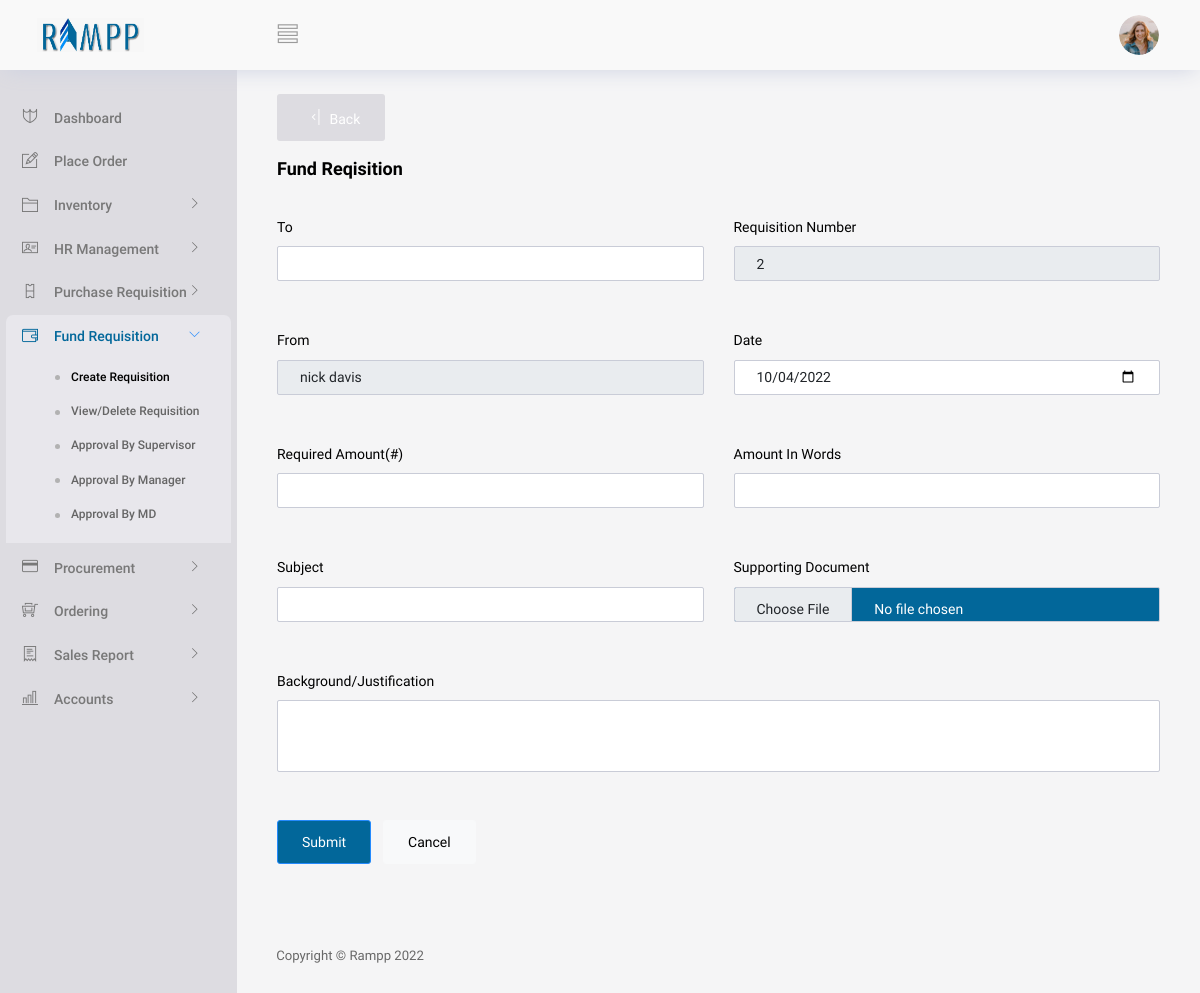
The page /View/FundRequisision/createFundRequisition.php (signed in) on the database as committed earlier.
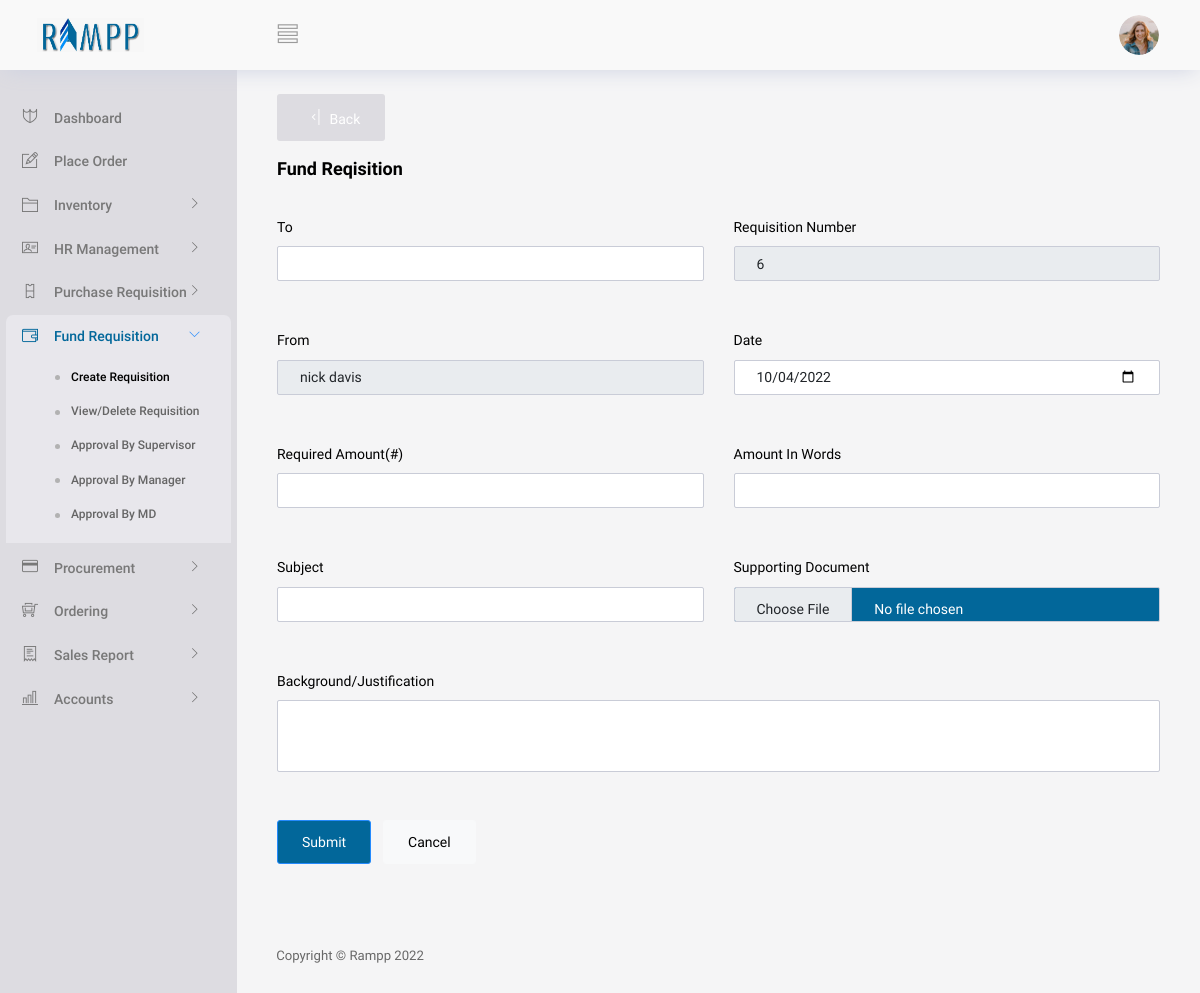
The same page on the database as committed later.
### tables this page shows
CREATE TABLE IF NOT EXISTS `fundrequisition` (
  `fregno` int(30) NOT NULL,
  `from` varchar(200) NOT NULL,
  `datecreated` date NOT NULL,
  `ammount` int(50) NOT NULL,
  `ammountword` varchar(200) NOT NULL,
  `subject` varchar(200) NOT NULL,
  `file` varchar(200) NOT NULL,
  `justification` varchar(300) NOT NULL,
  `manstatus` varchar(30) NOT NULL,
  `mandsatus` varchar(30) NOT NULL,
  `supstatus` varchar(200) NOT NULL,
  `manremark` varchar(300) NOT NULL,
  `mandremark` varchar(300) NOT NULL,
  `supremark` varchar(300) NOT NULL,
  `mansig` varchar(200) NOT NULL,
  `mandsig` varchar(200) NOT NULL,
  `supsig` varchar(200) NOT NULL,
  `to` varchar(200) NOT NULL,
  `reqfrom` varchar(200) NOT NULL,
  `supdate` varchar(200) NOT NULL,
  `manddate` varchar(200) NOT NULL,
  `mandate` varchar(200) NOT NULL,
  PRIMARY KEY (`fregno`)
);

### Controller/generalController.php (called while the page is built, shortened)
<?php
class GeneralController
{
    function getFunNp($conn)
    {
        $items = array();
        $query = "SELECT * FROM  fundrequisition";
        $results = mysqli_query($conn, $query);
        while ($row = mysqli_fetch_array($results)) {
            $items[] = $row;
        }
        if (count($items) == 0) {
            return 1;
        } else {
            $privNum =  $items[count($items) - 1]["fregno"] + 1;
            return $privNum;
        }
    }
}

### View/FundRequisision/createFundRequisition.php (the view, shortened to what the changed rows need)
<?php
   if(isset($_SESSION['validuser']))
   {
     include("../partials/_header.php");
     require("../../Controller/generalController.php");
      $conn =conString1();
     $UserUtils = new GeneralController();
?>
<body>
  <div class="container-scroller">
    <?php  include("../partials/_navbar.php"); ?>
    <div class="container-fluid page-body-wrapper">
      <div class="main-panel">
        <div class="content-wrapper gbgn">
        <button type="button" id="back" class="btn btn-icon-text text-white" style="background:#dddce1;" onClick="window.history.back()">
          <i class="ti-shift-left-alt btn-icon-append"></i>
          Back
        </button>
          <br/>
          <br/>
          <div class="row">
            <div class="col-md-12 grid-margin">
              <div class="d-flex justify-content-between align-items-center">
                <div>
                  <h4 class="font-weight-bold mb-0">Fund Reqisition</h4>
                </div>
              </div>
            </div>
          </div>
         <div class="row">
         <div class="col-12 grid-margin ">
              <div class="" >
                <div class="">
                  <form class="forms-sample" action="../../Controller/fundrequisitionController.php" method="post" enctype="multipart/form-data">
                    <div class="form-group row">
                        <div class="col-sm-6">
                            <div class="form-group">
                                <label for="exampleInputUsername1">To</label>
                                <input name="to" type="text" class="form-control" id="exampleInputUsername1">
                            </div>
                        </div>
                        <div class="col-sm-6">
                            <div class="form-group">
                                <label for="exampleInputUsername1">Requisition Number</label>
                                <input readonly name="reqno"  type="text" class="form-control" id="exampleInputUsername1" value="<?php echo $UserUtils->getFunNp($conn); ?>" >
                            </div>
                        </div>
                    </div>
                    <div class="form-group row">
                        <div class="col-sm-6">
                          <div class="form-group">
                              <label for="exampleInputUsername1">From</label>
                              <input readonly name="from" type="text" class="form-control" id="exampleInputUsername1"  value="<?php echo $_SESSION['firstName']." ".$_SESSION['lastName'] ?>">
                          </div>
                        </div>
                        <div class="col-sm-6">
                          <div class="form-group">
                              <label for="exampleInputUsername1">Date</label>
                              <input name="date" type="date" class="form-control" id="exampleInputUsername1" value="<?php echo date('Y-m-d');?>">
                          </div>
                        </div>
                    </div>
                    <div class="form-group row">
                        <div class="col-sm-6">
                        <div class="form-group">
                              <label for="exampleInputUsername1">Required Amount(#)</label>
                              <input name="amount" type="number" class="form-control" id="exampleInputUsername1">
                          </div>
                        </div>
                        <div class="col-sm-6">
                          <div class="form-group">
                            <label for="exampleFormControlSelect1">Amount In Words</label>
                            <input name="amountword" type="text" class="form-control" id="exampleInputUsername1">
                          </div>
                        </div>
                    </div>
                    <div class="form-group row">
                        <div class="col-sm-6">
                          <div class="form-group">
                              <label for="exampleInputUsername1">Subject</label>
                              <input name="subject" type="text" class="form-control" id="exampleInputUsername1">
                          </div>
                        </div>
                        <div class="col-sm-6">
                        <div class="mb-3 form-group">
                              <label for="formFile" class="form-label">Supporting Document</label>
                              <input
                              name="document"
                              class="form-control" type="file" id="formFile"style="background:#02679a;color:white;">
                            </div>
                        </div>
                    </div>
                    <div class="form-group row">
                        <div class="col-12">
                          <div class="form-group">
                            <label for="exampleTextarea1">Background/Justification</label>
                            <textarea
                            name="justification"
                            class="form-control summ" id="exampleTextarea1" rows="3"></textarea>
                          </div>
                        </div>
                    </div>
                    <button name="submitF" type="submit" class="btn btn-primary me-2" style="background:#02679a;color:white;" onClick="loading(this)">Submit</button>
                    <button class="btn btn-light">Cancel</button>
                  </form>
                </div>
              </div>
            </div>
         </div>
        </div>
        <?php include("../partials/_footer.php"); ?>
      </div>
    </div>
  </div>
  <?php
 include("../partials/_script.php");
?>
<?php
 }
 else
 {
     header("Location: ../../index.php?message=loginNot");
     exit;
 }
?>

Rows that differ between the two databases and show on the page:
removed fundrequisition: reqno "2"
added fundrequisition: reqno "6"
